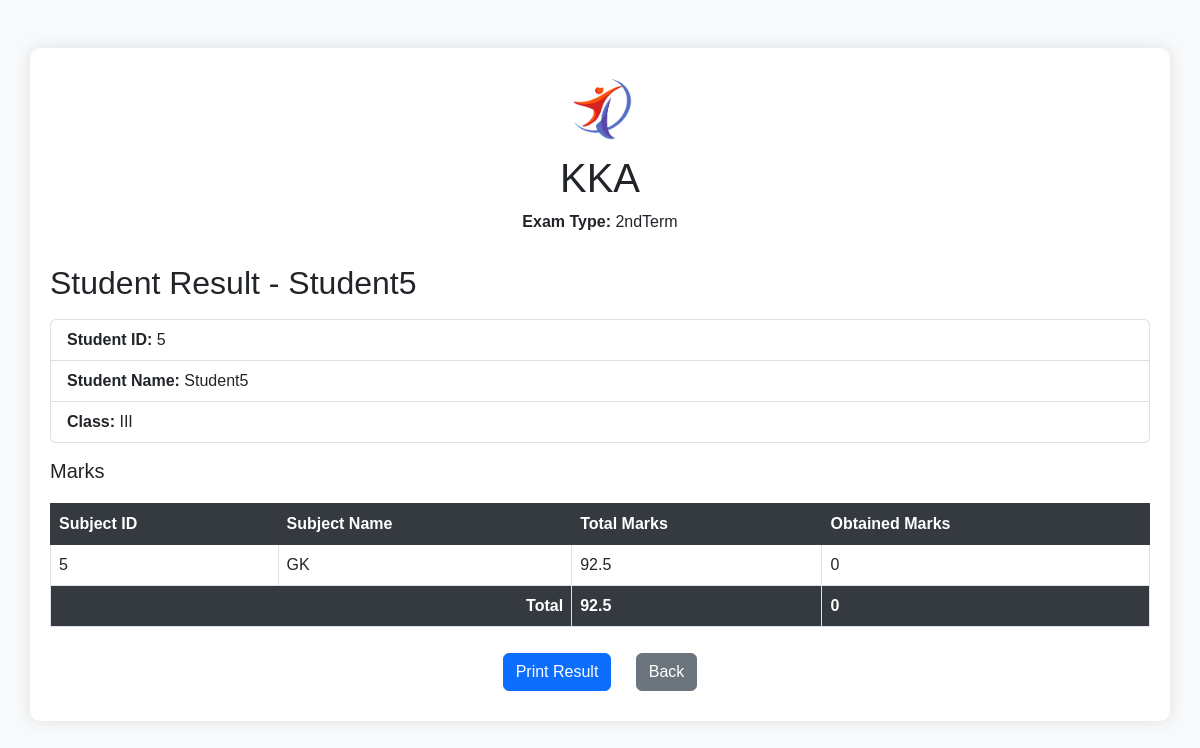
Screenshot of /UI/Teacher/student_result.php?idStudent=5 (signed in) with the database file from the repository.
### tables this page shows
CREATE TABLE `marks` (
  `ExamId` int(11) NOT NULL,
  `StdId` int(11) NOT NULL,
  `ClassId` int(11) NOT NULL,
  `SubID` int(11) NOT NULL,
  `TotalMarks` float NOT NULL,
  `ObtainedMarks` float NOT NULL,
  PRIMARY KEY (`ExamId`,`StdId`,`ClassId`,`SubID`),
  KEY `fk_Marks_Exam1_idx` (`ExamId`),
  KEY `fk_Marks_Registration1_idx` (`StdId`,`ClassId`,`SubID`),
  CONSTRAINT `fk_Marks_Exam1` FOREIGN KEY (`ExamId`) REFERENCES `exam` (`idExam`) ON DELETE CASCADE,
  CONSTRAINT `fk_Marks_Registration1` FOREIGN KEY (`StdId`, `ClassId`, `SubID`) REFERENCES `registration` (`StdId`, `ClassId`, `SubID`) ON DELETE CASCADE
);

CREATE TABLE `exam` (
  `idExam` int(11) NOT NULL AUTO_INCREMENT,
  `ExamType` varchar(10) NOT NULL,
  PRIMARY KEY (`idExam`)
);

CREATE TABLE `student` (
  `idStudent` int(11) NOT NULL AUTO_INCREMENT,
  `UserID` int(11) NOT NULL,
  `ParentId` int(11) NOT NULL,
  `name` varchar(45) NOT NULL,
  `Gender` varchar(45) NOT NULL,
  `DOB` date NOT NULL,
  `Address` varchar(250) NOT NULL,
  PRIMARY KEY (`idStudent`),
  KEY `fk_Student_USER1_idx` (`UserID`),
  KEY `fk_Student_Parent1_idx` (`ParentId`),
  CONSTRAINT `fk_Student_Parent1` FOREIGN KEY (`ParentId`) REFERENCES `parent` (`idParent`),
  CONSTRAINT `fk_Student_USER1` FOREIGN KEY (`UserID`) REFERENCES `user` (`UserID`)
);

CREATE TABLE `subject` (
  `idSubject` int(11) NOT NULL AUTO_INCREMENT,
  `name` varchar(45) NOT NULL,
  PRIMARY KEY (`idSubject`)
);

### UI/Teacher/data/student.php (called while the page is built, shortened)
<?php
function getStudentById($id, $conn)
{
  try {
    $sql = "SELECT s.*,
                     p.name AS parent_name,p.email AS parent_email, p.phone_no AS parent_phoneNo, p.CNIC_NO AS parent_cnic,
                     u.username,
                     c.name AS class_name,
                     GROUP_CONCAT(sub.name SEPARATOR ', ') AS subjects
              FROM student s
              LEFT JOIN parent p ON s.ParentId = p.idParent
              LEFT JOIN user u ON s.userID = u.UserID
              LEFT JOIN registration r ON s.idStudent = r.StdId
              LEFT JOIN class c ON r.ClassId = c.idClass
              LEFT JOIN subject sub ON FIND_IN_SET(sub.idSubject, r.SubID)
              WHERE s.idStudent = ?
              GROUP BY s.idStudent";
    $stmt = $conn->prepare($sql);
    $stmt->execute([$id]);
    if ($stmt->rowCount() == 1) {
      $student = $stmt->fetch(PDO::FETCH_ASSOC);
      return $student;
    } else {
      return 0;
    }
  } catch (PDOException $e) {
    echo "Error: " . $e->getMessage();
    return 0;
  }
}

### UI/Teacher/data/subject.php (called while the page is built, shortened)
<?php
function getSubjectsByStudentId($student_id, $conn) {
  $sql = "SELECT subject.idSubject, subject.name
          FROM registration
          JOIN subject ON registration.SubID = subject.idSubject
          WHERE registration.StdId = :student_id";
  $stmt = $conn->prepare($sql);
  $stmt->bindParam(':student_id', $student_id, PDO::PARAM_INT);
  $stmt->execute();
  $subjects = $stmt->fetchAll(PDO::FETCH_ASSOC);
  return $subjects;
}
 ?>

### UI/Teacher/student_result.php (the view, shortened to what this page needs)
<?php
if (isset($_SESSION['idTeacher']) && isset($_SESSION['role']) && $_SESSION['role'] == 'Teacher') {
    include "../DB_connection.php";
    include "data/student.php";
    include "data/class.php";
    include "data/subject.php";
    include "data/teacher.php";
    $idStudent = $_GET['idStudent'];
    $student = getStudentById($idStudent, $conn);
    $enrolled_subjects = getSubjectsByStudentId($idStudent, $conn);
    $existing_marks = $conn->query("SELECT SubID, ExamId, TotalMarks, ObtainedMarks FROM marks WHERE StdId = $idStudent")->fetchAll(PDO::FETCH_ASSOC);
    $marks_data = [];
    foreach ($existing_marks as $mark) {
        $marks_data[$mark['SubID']] = $mark;
    }
    $exam_id = $existing_marks[0]['ExamId'];
    $exam_type = $conn->query("SELECT ExamType FROM exam WHERE idExam = $exam_id")->fetch(PDO::FETCH_ASSOC)['ExamType'];
    $total_marks_sum = 0;
    $obtained_marks_sum = 0;
    foreach ($marks_data as $mark) {
        $total_marks_sum += $mark['TotalMarks'];
        $obtained_marks_sum += $mark['ObtainedMarks'];
    }
} else {
    header("Location: ../login.php");
    exit;
}
?>
<!DOCTYPE html>
<html lang="en">
<head>
    <link rel="stylesheet" href="https://cdn.jsdelivr.net/npm/bootstrap@5.2.0/dist/css/bootstrap.min.css">
</head>
<body>
    <div class="container mt-5">
        <div class="school-header">
            <img src="../logo.png" alt="School Logo" class="school-logo">
            <h1>KKA</h1>
            <p><strong>Exam Type:</strong> <?php echo $exam_type; ?></p>
        </div>
        <h2 class="mb-3">Student Result - <?php echo $student['name']; ?></h2>
        <div class="mb-3">
            <ul class="list-group">
                <li class="list-group-item"><b>Student ID: </b> <?php echo $student['idStudent'] ?></li>
                <li class="list-group-item"><b>Student Name: </b> <?php echo $student['name'] ?></li>
                <li class="list-group-item"><b>Class: </b> <?php echo $student['class_name'] ?></li>
            </ul>
        </div>
        <h5>Marks</h5>
        <table class="table table-bordered result-table">
            <thead class="table-dark">
                <tr>
                    <th>Subject ID</th>
                    <th>Subject Name</th>
                    <th>Total Marks</th>
                    <th>Obtained Marks</th>
                </tr>
            </thead>
            <tbody>
                <?php foreach($enrolled_subjects as $subject) {
                    $totalMarks = isset($marks_data[$subject['idSubject']]) ? $marks_data[$subject['idSubject']]['TotalMarks'] : '';
                    $obtainedMarks = isset($marks_data[$subject['idSubject']]) ? $marks_data[$subject['idSubject']]['ObtainedMarks'] : '';
                ?>
                    <tr>
                        <td><?php echo $subject['idSubject']; ?></td>
                        <td><?php echo $subject['name']; ?></td>
                        <td><?php echo $totalMarks; ?></td>
                        <td><?php echo $obtainedMarks; ?></td>
                    </tr>
                <?php } ?>
                <tr>
                    <th colspan="2" class="text-end">Total</th>
                    <th><?php echo $total_marks_sum; ?></th>
                    <th><?php echo $obtained_marks_sum; ?></th>
                </tr>
            </tbody>
        </table>
        <div class="mt-3 text-center">
            <a href="javascript:window.print()" class="btn btn-primary print-button">Print Result</a>
            <a href="javascript:history.back()" class="btn btn-secondary back-button">Back</a>
        </div>
    </div>
</body>
</html>

### UI/Teacher/student_result.php (style rules this page uses)
body { background-color: #f8f9fa; font-family: 'Arial', sans-serif; }
.container { background-color: #fff; padding: 20px; border-radius: 10px; box-shadow: 0 0 15px rgba(0, 0, 0, 0.1); }
.school-header { text-align: center; margin-bottom: 30px; }
.school-logo { max-width: 100px; margin-bottom: 10px; }
.result-table th, .result-table td { vertical-align: middle; }
.result-table { margin-top: 20px; }
.result-table th { background-color: #343a40; color: #fff; }
.btn-primary, .btn-secondary { margin: 10px; }
.print-button, .back-button { margin-right: 10px; }

### rows the page displays
marks: ExamId.ExamType "2ndTerm"
student: name "Student5", idStudent "5"
subject: idSubject "5", name "GK", idSubject.TotalMarks "92.5", idSubject.ObtainedMarks "0"

### other values shown
$student['class_name'] "III"
$total_marks_sum "92.5"
$obtained_marks_sum "0"
